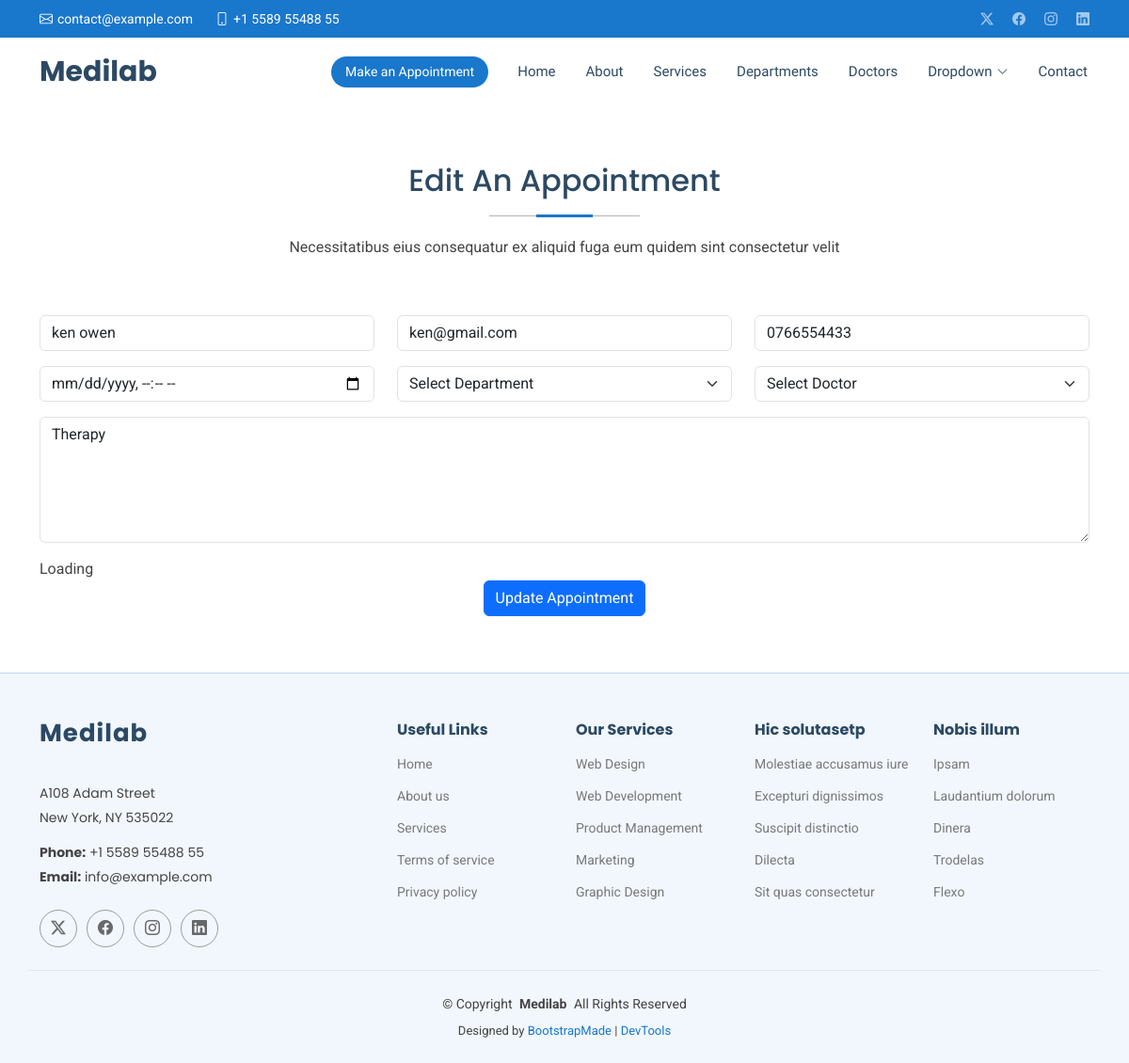
The page /edit/3/ on the database its author committed.
### careapp/models.py (models this page shows, shortened)
class MyAppointments(models.Model):
    name = models.CharField(max_length=200)
    email = models.EmailField()
    phone = models.CharField(max_length=10)
    datetime = models.DateTimeField()
    department = models.CharField(max_length=100)
    doctor = models.CharField(max_length=100)
    message = models.TextField()

### careapp/views.py (the view)
# urls.py: path('edit/<int:id>/', views.edit,  ),
def edit(request, id):
    editappointment = get_object_or_404(MyAppointments, id=id)
    if request.method =='POST':
        editappointment.name = request.POST.get('name')
        editappointment.email = request.POST.get('email')
        editappointment.phone = request.POST.get('phone')
        editappointment.datetime = request.POST.get('date')
        editappointment.department = request.POST.get('department')
        editappointment.doctor = request.POST.get('doctor')
        editappointment.message = request.POST.get('message')
        editappointment.save()
        return redirect('/show')
    else:
        return render(request, 'edit.html', {'editappointment':editappointment})

### templates/edit.html (shortened to what this page needs)
{% extends 'starter-page.html' %}
{% load static %}
{% block content %}
<section id="appointment" class="appointment section">
      <div class="container section-title" data-aos="fade-up">
        <h2>Edit An Appointment</h2>
        <p>Necessitatibus eius consequatur ex aliquid fuga eum quidem sint consectetur velit</p>
      </div>
      <div class="container" data-aos="fade-up" data-aos-delay="100">
        <form  method="post">
          <div class="row">
            <div class="col-md-4 form-group">
              <input type="text" value="{{editappointment.name}}" name="name" class="form-control" id="name" placeholder="Your Name" required="">
            </div>
            <div class="col-md-4 form-group mt-3 mt-md-0">
              <input type="email" value="{{editappointment.email}}" class="form-control" name="email" id="email" placeholder="Your Email" required="">
            </div>
            <div class="col-md-4 form-group mt-3 mt-md-0">
              <input type="tel" value="{{editappointment.phone}}" class="form-control" name="phone" id="phone" placeholder="Your Phone" required="">
            </div>
          </div>
          <div class="row">
            <div class="col-md-4 form-group mt-3">
              <input type="datetime-local" name="date" class="form-control datepicker" id="date" placeholder="Appointment Date" required="">
            </div>
            <div class="col-md-4 form-group mt-3">
              <select name="department" id="department" class="form-select" required="">
                <option value="">Select Department</option>
              </select>
            </div>
            <div class="col-md-4 form-group mt-3">
              <select name="doctor" id="doctor" class="form-select" required="">
                <option value="">Select Doctor</option>
              </select>
            </div>
          </div>
          <div class="form-group mt-3">
            <textarea class="form-control" name="message" rows="5" placeholder="Message (Optional)" >{{editappointment.message}}</textarea>
          </div>
          <div class="mt-3">
            <div class="loading">Loading</div>
            <div class="text-center"><button type="submit" class="btn btn-primary">Update Appointment</button></div>
          </div>
        </form>
      </div>
    </section>
{% endblock %}

### static/assets/css/main.css (style rules this page uses)
:root { --default-font: "Roboto", system-ui, -apple-system, "Segoe UI", Roboto, "Helvetica Neue", Arial, "Noto Sans", "Liberation Sans", sans-serif, "Apple Color Emoji", "Segoe UI Emoji", "Segoe UI Symbol", "Noto Color Emoji"; --heading-font: "Poppins", sans-serif; --nav-font: "Raleway", sans-serif; }
:root { --background-color: #ffffff; --default-color: #444444; --heading-color: #2c4964; --accent-color: #1977cc; --surface-color: #ffffff; --contrast-color: #ffffff; }
:root { --nav-color: #2c4964; --nav-hover-color: #1977cc; --nav-mobile-background-color: #ffffff; --nav-dropdown-background-color: #ffffff; --nav-dropdown-color: #2c4964; --nav-dropdown-hover-color: #1977cc; }
:root { scroll-behavior: smooth; }
body { color: var(--default-color); background-color: var(--background-color); font-family: var(--default-font); }
h1, h2, h3, h4, h5, h6 { color: var(--heading-color); font-family: var(--heading-font); }
section, .section { color: var(--default-color); background-color: var(--background-color); padding: 60px 0; scroll-margin-top: 72px; overflow: clip; }
.section-title { text-align: center; padding-bottom: 60px; position: relative; }
.section-title h2 { font-size: 32px; font-weight: 500; margin-bottom: 20px; padding-bottom: 20px; position: relative; }
.section-title h2:before { content: ""; position: absolute; display: block; width: 160px; height: 1px; background: color-mix(in srgb, var(--default-color), transparent 60%); left: 0; right: 0; bottom: 1px; margin: auto; }
.section-title h2::after { content: ""; position: absolute; display: block; width: 60px; height: 3px; background: var(--accent-color); left: 0; right: 0; bottom: 0; margin: auto; }
.section-title p { margin-bottom: 0; }

### rows shown on the page
MyAppointments: name "ken owen", email "ken@gmail.com", phone "0766554433", message "Therapy"
